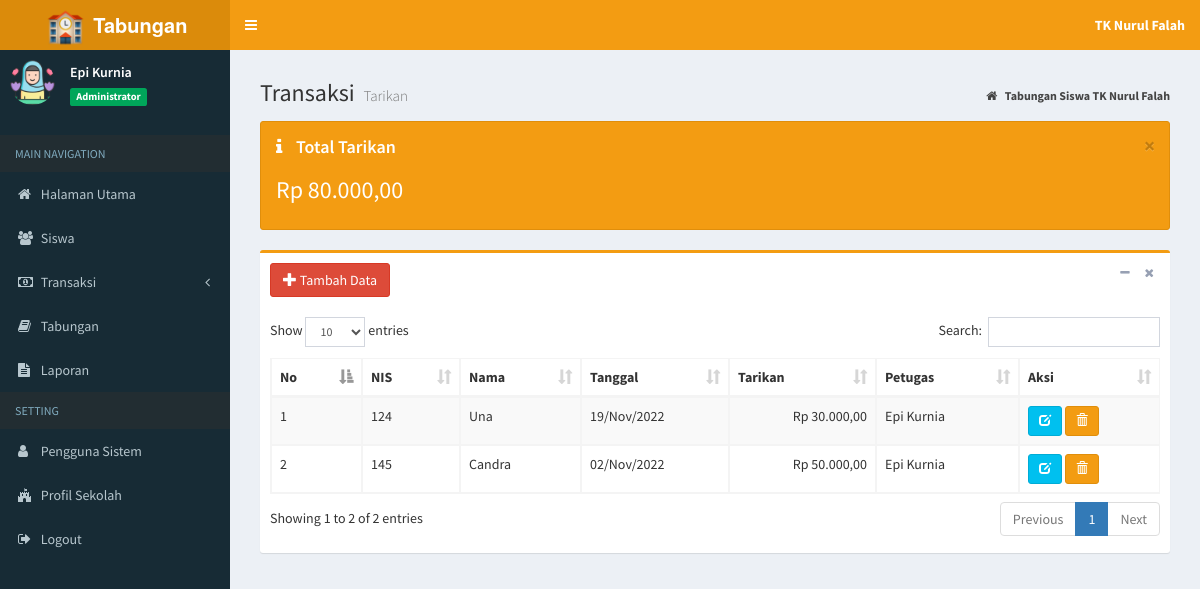
/index.php?page=data_tarik (signed in), run on the app's committed database.
### tables this page shows
CREATE TABLE `tb_profil` (
  `id_profil` int(11) NOT NULL,
  `nama_sekolah` varchar(200) NOT NULL,
  `alamat` varchar(400) NOT NULL,
  `akreditasi` char(2) NOT NULL
);

CREATE TABLE `tb_tabungan` (
  `id_tabungan` int(11) NOT NULL,
  `nis` char(12) NOT NULL,
  `setor` int(11) NOT NULL,
  `tarik` int(11) NOT NULL,
  `tgl` date NOT NULL,
  `jenis` enum('ST','TR') NOT NULL,
  `petugas` varchar(20) NOT NULL
);

CREATE TABLE `tb_siswa` (
  `nis` char(12) NOT NULL,
  `nama_siswa` varchar(40) NOT NULL,
  `jekel` enum('Laki-Laki','Perempuan') NOT NULL,
  `kelas` varchar(10) NOT NULL,
  `status` enum('Aktif','Lulus','Pindah') NOT NULL,
  `th_masuk` year(4) NOT NULL
);

### inc/rupiah.php (called while the page is built)
<?php
function rupiah($angka){
	$hasil_rupiah = "Rp " . number_format($angka,2,',','.');
	return $hasil_rupiah;
}

### petugas/tarik/data_tarik.php (the view, shortened to what this page needs)
<section class="content-header">
	<h1>
		Transaksi
		<small>Tarikan</small>
	</h1>
	<ol class="breadcrumb">
		<li>
			<a href="index.php">
				<i class="fa fa-home"></i>
				<b>Tabungan Siswa TK Nurul Falah</b>
			</a>
		</li>
	</ol>
</section>
<section class="content">
	<div class="alert alert-warning alert-dismissible">
		<button type="button" class="close" data-dismiss="alert" aria-hidden="true">&times;</button>
		<h4>
			<i class="icon fa fa-info"></i> Total Tarikan</h4>
		<?php
    		$sql = $koneksi->query("SELECT SUM(tarik) as total  from tb_tabungan where jenis='TR'");
    		while ($data= $sql->fetch_assoc()) {
  		?>
		<h3>
			<?php echo rupiah($data['total']); }?>
		</h3>
	</div>
	<div class="box box-warning">
		<div class="box-header">
			<a href="?page=add_tarik" class="btn btn-danger">
				<i class="glyphicon glyphicon-plus"></i> Tambah Data</a>
			<div class="box-tools pull-right">
				<button type="button" class="btn btn-box-tool" data-widget="collapse">
					<i class="fa fa-minus"></i>
				</button>
				<button type="button" class="btn btn-box-tool" data-widget="remove">
					<i class="fa fa-remove"></i>
				</button>
			</div>
		</div>
		<div class="box-body">
			<div class="table-responsive">
				<table id="example1" class="table table-bordered table-striped">
					<thead>
						<tr>
							<th>No</th>
							<th>NIS</th>
							<th>Nama</th>
							<th>Tanggal</th>
							<th>Tarikan</th>
							<th>Petugas</th>
							<th>Aksi</th>
						</tr>
					</thead>
					<tbody>
						<?php
                  $no = 1;
				  $sql = $koneksi->query("select s.nis, s.nama_siswa, t.id_tabungan, t.tarik, t.tgl, t.petugas from
				  tb_siswa s join tb_tabungan t on s.nis=t.nis
				  where jenis ='TR' order by tgl desc, id_tabungan desc");
                  while ($data= $sql->fetch_assoc()) {
                ?>
						<tr>
							<td>
								<?php echo $no++; ?>
							</td>
							<td>
								<?php echo $data['nis']; ?>
							</td>
							<td>
								<?php echo $data['nama_siswa']; ?>
							</td>
							<td>
								<?php  $tgl = $data['tgl']; echo date("d/M/Y", strtotime($tgl))?>
							</td>
							<td align="right">
								<?php echo rupiah($data['tarik']); ?>
							</td>
							<td>
								<?php echo $data['petugas']; ?>
							</td>
							<td>
								<a href="?page=edit_tarik&kode=<?php echo $data['id_tabungan']; ?>" title="Ubah"
								 class="btn btn-info btn-sm">
									<i class="glyphicon glyphicon-edit"></i>
								</a>
								<a href="?page=del_tarik&kode=<?php echo $data['id_tabungan']; ?>" onclick="return confirm('Apakah anda yakin hapus data ini ?')"
								 title="Hapus" class="btn btn-warning btn-sm">
									<i class="glyphicon glyphicon-trash"></i>
							</td>
						</tr>
						<?php
                  }
                ?>
					</tbody>
				</table>
			</div>
		</div>
	</div>
</section>

### index.php (shortened to what this page needs)
<?php
    if (isset($_SESSION["ses_username"])==""){
		header("location: login.php");
    }else{
      $data_nama = $_SESSION["ses_nama"];
      $data_level = $_SESSION["ses_level"];
    }
    include "inc/koneksi.php";
	include "inc/rupiah.php";
	$sql = $koneksi->query("SELECT * from tb_profil");
	while ($data= $sql->fetch_assoc()) {
		$nama=$data['nama_sekolah'];
	}
?>
<!DOCTYPE html>
<html>
<head>
	<link rel="stylesheet" href="bootstrap/css/bootstrap.min.css">
	<link rel="stylesheet" href="https://cdnjs.cloudflare.com/ajax/libs/font-awesome/4.5.0/css/font-awesome.min.css">
	<link rel="stylesheet" href="https://cdnjs.cloudflare.com/ajax/libs/ionicons/2.0.1/css/ionicons.min.css">
	<link rel="stylesheet" href="plugins/datatables/dataTables.bootstrap.css">
	<link rel="stylesheet" href="plugins/select2/select2.min.css">
	<link rel="stylesheet" href="dist/css/AdminLTE.min.css">
	<link rel="stylesheet" href="dist/css/skins/_all-skins.min.css">
</head>
<body class="hold-transition skin-yellow sidebar-mini">
	<div class="wrapper">
		<header class="main-header">
			<a href="index.php" class="logo">
				<span class="logo-lg">
					<img src="dist/img/logo.png" width="45px">
					<b>Tabungan</b>
				</span>
			</a>
			<nav class="navbar navbar-static-top">
				<a href="#" class="sidebar-toggle" data-toggle="offcanvas" role="button">
				</a>
				<div class="navbar-custom-menu">
					<ul class="nav navbar-nav">
						<li class="dropdown messages-menu">
							<a class="dropdown-toggle" data-toggle="dropdown">
								<span>
									<b>
										<?= $nama; ?>
									</b>
								</span>
							</a>
						</li>
					</ul>
				</div>
			</nav>
		</header>
		<aside class="main-sidebar">
			<section class="sidebar">
				</<b>
				<div class="user-panel">
					<div class="pull-left image">
						<img src="dist/img/avatar.png" class="img-circle" alt="User Image">
					</div>
					<div class="pull-left info">
						<p>
							<?php echo $data_nama; ?>
						</p>
						<span class="label label-success">
							<?php echo $data_level; ?>
						</span>
					</div>
				</div>
				<ul class="sidebar-menu">
					<li class="header">MAIN NAVIGATION</li>
					<?php
          if ($data_level=="Administrator"){
        ?>
					<li class="treeview">
						<a href="?page=admin">
							<i class="fa fa-home"></i>
							<span>Halaman Utama</span>
						</a>
					</li>
					<li class="treeview">
						<a href="?page=MyApp/data_siswa">
							<i class="fa fa-users"></i>
							<span>Siswa</span>
						</a>
					</li>
					<li class="treeview">
						<a href="#">
							<i class="fa fa-money"></i>
							<span>Transaksi</span>
							<span class="pull-right-container">
								<i class="fa fa-angle-left pull-right"></i>
							</span>
						</a>
					</li>
					<li class="treeview">
						<a href="?page=view_tabungan">
							<i class="fa fa-book"></i>
							<span>Tabungan</span>
						</a>
					</li>
					<li class="treeview">
						<a href="?page=laporan">
							<i class="fa fa-file-text"></i>
							<span>Laporan</span>
						</a>
					</li>
					<li class="header">SETTING</li>
					<li class="treeview">
						<a href="?page=MyApp/data_pengguna">
							<i class="fa fa-user"></i>
							<span>Pengguna Sistem</span>
						</a>
					</li>
					<li class="treeview">
						<a href="?page=MyApp/data_profil">
							<i class="fa fa-fort-awesome"></i>
							<span>Profil Sekolah</span>
						</a>
					</li>
					<?php
            }
          ?>
					<li>
						<a href="logout.php" onclick="return confirm('Anda yakin keluar dari aplikasi ?')">
							<i class="fa fa-sign-out"></i>
							<span>Logout</span>
						</a>
					</li>
			</section>
		</aside>
		<div class="content-wrapper">
			<section class="content">
				<?php
      if(isset($_GET['page'])){
          $hal = $_GET['page'];
          switch ($hal) {
              case 'data_tarik':
                  include "petugas/tarik/data_tarik.php";
                  break;
          }
                        }
    ?>
			</section>
		</div>
</body>
</html>

### data on the page
tb_profil: nama_sekolah "TK Nurul Falah"
tb_tabungan: nis.nis "124", nis.nama_siswa "Una", tgl "19/Nov/2022", tarik "Rp 30.000,00", petugas "Epi Kurnia"
tb_tabungan: nis.nis "145", nis.nama_siswa "Candra", tgl "02/Nov/2022", tarik "Rp 50.000,00", petugas "Epi Kurnia"

### other printed values
$data_nama "Epi Kurnia"
$data_level "Administrator"
rupiah($data['total']) "Rp 80.000,00"
